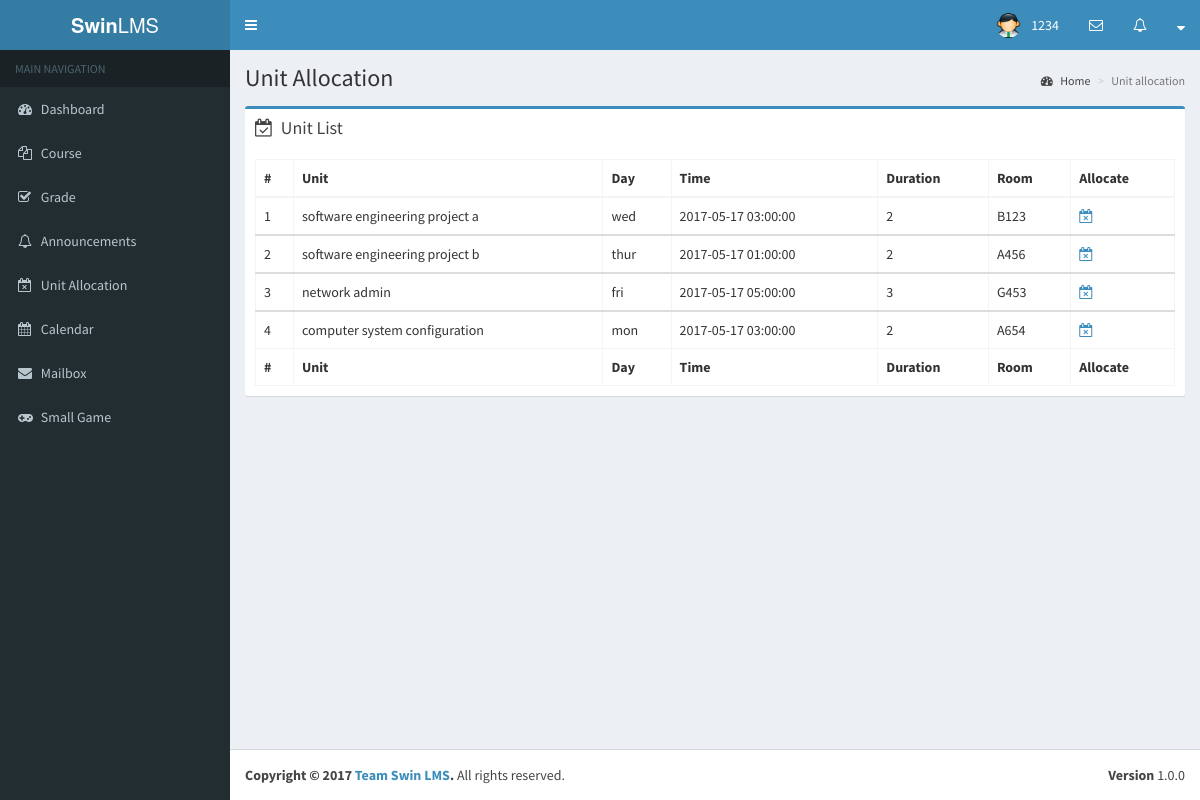
/student/unit_allocate.php (signed in), run on an earlier commit of the app's database.
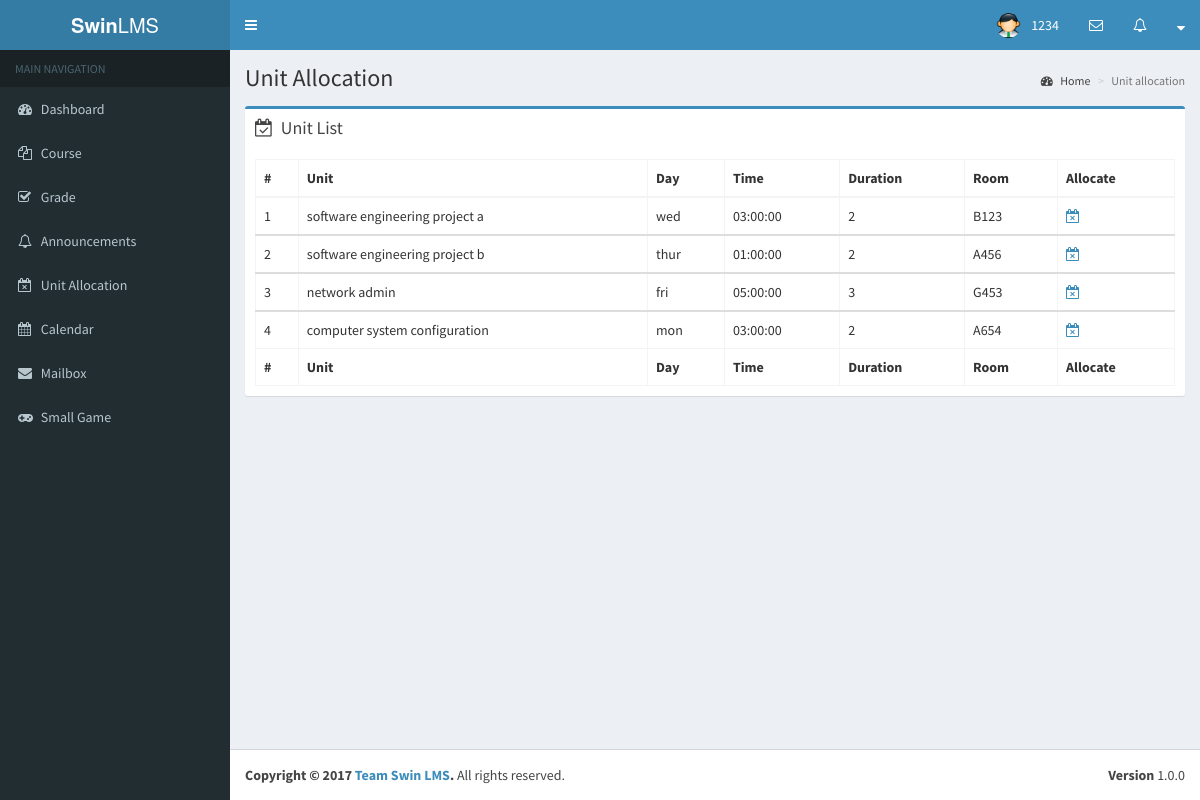
And on a later commit of the database.
### tables this page shows
CREATE TABLE `class` (
  `id` int(11) NOT NULL,
  `user_id` int(11) NOT NULL,
  `unit_id` int(11) NOT NULL,
  `section_id` int(11) DEFAULT NULL
);

CREATE TABLE `section` (
  `id` int(11) NOT NULL,
  `unit_id` int(11) NOT NULL,
  `classroom_id` int(11) NOT NULL,
  `section_start_time` time NOT NULL,
  `section_day` varchar(65) NOT NULL,
  `section_duration` int(11) NOT NULL
);

CREATE TABLE `unit` (
  `id` int(11) NOT NULL,
  `name` varchar(45) NOT NULL,
  `code` varchar(10) NOT NULL,
  `description` varchar(255) NOT NULL,
  `course_id` int(11) NOT NULL
);

CREATE TABLE `classroom` (
  `id` int(11) NOT NULL,
  `classroom` varchar(10) NOT NULL
);

### student/unit_allocate.php (the view, shortened to what this page needs)
<?php
require_once '../app/config.php';
$counter = 0;
$courselistQuery = $db->prepare("
    SELECT c.unit_id, c.section_id, c.id, u.name, u.description, s.section_start_time, s.section_day, s.section_duration, cr.classroom
    FROM (((unit u
    JOIN class c
    ON c.unit_id = u.id)
    JOIN section s
    ON c.section_id = s.id)
    JOIN classroom cr
    ON s.classroom_id = cr.id)
    WHERE user_id=:user_id
");
$courselistQuery->execute([
    'user_id' => $_SESSION['user_id']
]);
$courselist = $courselistQuery->rowCount() ? $courselistQuery : [];
?>
<!DOCTYPE html>
<html>
		<?php include_once('first.php') ?>
	<body class="hold-transition skin-blue sidebar-mini">
		<?php include_once('header.php')?>
        <?php include_once('sidebar.php') ?>
          <div class="content-wrapper">
            <section class="content-header">
              <h1>
                Unit Allocation
              </h1>
              <ol class="breadcrumb">
                <li><a href="#"><i class="fa fa-dashboard"></i> Home</a></li>
                <li class="active">Unit allocation</li>
              </ol>
            </section>
            <section class="content">
              <div class="row">
                <section class="col-lg-12">
                  <div class="box box-primary">
                    <div class="box-header">
                        <i class="fa fa-calendar-check-o"></i>
        				<h3 class="box-title">Unit List</h3>
                    </div>
                    <div class="box-body">
                        <?php if(!empty($courselist)): ?>
                        <table id="unit_allocate" class="table table-bordered table-hover courselist">
                            <thead>
                                <tr>
                                    <th>#</th>
                                    <th>Unit</th>
                                    <th>Day</th>
                                    <th>Time</th>
                                    <th>Duration</th>
                                    <th>Room</th>
                                    <th>Allocate</th>
                                </tr>
                            </thead>
                            <?php foreach($courselist as $course):
                                $counter++;
                            ?>
                            <tbody class="course">
                                <tr>
                                    <td><?php echo $counter ?></td>
                                    <td><?php echo $course['name']; ?></td>
                                    <td><?php echo $course['section_day']; ?></td>
                                    <td><?php echo $course['section_start_time']; ?></td>
                                    <td><?php echo $course['section_duration']; ?></td>
                                    <td><?php echo $course['classroom']; ?></td>
                                    <td>
                                        <a href="unit_section.php?id=<?php echo $course['id']; ?>&unit_id=<?php echo $course['unit_id']; ?>&name=<?php echo $course['name']; ?>" class="upload"><i class="fa fa-calendar-times-o"></i></a>
                                    </td>
                                </tr>
                            </tbody>
                            <?php endforeach; ?>
                            <tfoot>
                                <tr>
                                    <th>#</th>
                                    <th>Unit</th>
                                    <th>Day</th>
                                    <th>Time</th>
                                    <th>Duration</th>
                                    <th>Room</th>
                                    <th>Allocate</th>
                                </tr>
                            </tfoot>
                        </table>
                        <?php else: ?>
                            <p>There is no units to display.</p>
                        <?php endif; ?>
                    </div>
                  </div>
                </section>
            </div>
            </section>
        </div>
        <?php include_once('footer.php') ?>
	</body>
</html>

What changed in the data, as far as the page shows it:
changed through a linked row, class "software engineering project a": section.section_start_time "2017-05-17 03:00:00" → "03:00:00"
changed through a linked row, class "software engineering project b": section.section_start_time "2017-05-17 01:00:00" → "01:00:00"
changed through a linked row, class "network admin": section.section_start_time "2017-05-17 05:00:00" → "05:00:00"
changed through a linked row, class "computer system configuration": section.section_start_time "2017-05-17 03:00:00" → "03:00:00"
